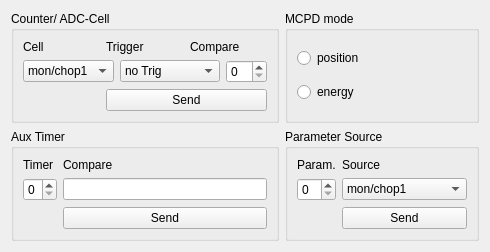
       <widget class="QWidget" name="tab">
        <attribute name="title">
         <string>Settings</string>
        </attribute>
        <layout class="QGridLayout">
         <item row="1" column="1">
          <widget class="Q3GroupBox" name="groupBox9_2_2">
           <property name="toolTip">
            <string/>
           </property>
           <property name="title">
            <string>Parameter Source</string>
           </property>
           <layout class="QGridLayout">
            <item row="0" column="1">
             <widget class="QLabel" name="textLabel1_7_4_2_2">
              <property name="text">
               <string>Source</string>
              </property>
              <property name="wordWrap">
               <bool>false</bool>
              </property>
             </widget>
            </item>
            <item row="0" column="0">
             <widget class="QLabel" name="textLabel1_7_4_2">
              <property name="text">
               <string>Param.</string>
              </property>
              <property name="wordWrap">
               <bool>false</bool>
              </property>
             </widget>
            </item>
            <item row="1" column="1">
             <widget class="QComboBox" name="paramSource">
              <property name="toolTip">
               <string>select parameter source</string>
              </property>
              <item>
               <property name="text">
                <string>mon/chop1</string>
               </property>
              </item>
              <item>
               <property name="text">
                <string>mon/chop2</string>
               </property>
              </item>
              <item>
               <property name="text">
                <string>mon/chop3</string>
               </property>
              </item>
              <item>
               <property name="text">
                <string>mon/chop4</string>
               </property>
              </item>
              <item>
               <property name="text">
                <string>digInput1</string>
               </property>
              </item>
              <item>
               <property name="text">
                <string>digInput2</string>
               </property>
              </item>
              <item>
               <property name="text">
                <string>ADC1,2, DigIn1,2</string>
               </property>
              </item>
              <item>
               <property name="text">
                <string>event counter</string>
               </property>
              </item>
              <item>
               <property name="text">
                <string>master clock</string>
               </property>
              </item>
             </widget>
            </item>
            <item row="1" column="0">
             <widget class="QSpinBox" name="param">
              <property name="toolTip">
               <string>select parameter number</string>
              </property>
              <property name="maximum">
               <number>3</number>
              </property>
             </widget>
            </item>
            <item row="2" column="1">
             <widget class="QPushButton" name="sendParam">
              <property name="toolTip">
               <string>send parameter settings for selected parameter</string>
              </property>
              <property name="text">
               <string>Send</string>
              </property>
             </widget>
            </item>
           </layout>
          </widget>
         </item>
         <item row="0" column="1">
          <widget class="Q3ButtonGroup" name="mcpdModeGroup">
           <property name="title">
            <string>MCPD mode</string>
           </property>
           <layout class="QGridLayout">
            <item row="0" column="0">
             <widget class="QRadioButton" name="radioButton23">
              <property name="text">
               <string>position</string>
              </property>
             </widget>
            </item>
            <item row="1" column="0">
             <widget class="QRadioButton" name="radioButton24">
              <property name="text">
               <string>energy</string>
              </property>
             </widget>
            </item>
           </layout>
          </widget>
         </item>
         <item row="1" column="0">
          <widget class="Q3GroupBox" name="groupBox9_2">
           <property name="toolTip">
            <string/>
           </property>
           <property name="title">
            <string>Aux Timer</string>
           </property>
           <layout class="QGridLayout">
            <item row="0" column="0">
             <widget class="QLabel" name="textLabel1_7_4">
              <property name="text">
               <string>Timer</string>
              </property>
              <property name="wordWrap">
               <bool>false</bool>
              </property>
             </widget>
            </item>
            <item row="0" column="1">
             <widget class="QLabel" name="textLabel1_7_3_2">
              <property name="text">
               <string>Compare</string>
              </property>
              <property name="wordWrap">
               <bool>false</bool>
              </property>
             </widget>
            </item>
            <item row="1" column="0">
             <widget class="QSpinBox" name="timer">
              <property name="toolTip">
               <string>select timer number</string>
              </property>
              <property name="maximum">
               <number>3</number>
              </property>
             </widget>
            </item>
            <item row="1" column="1">
             <widget class="QLineEdit" name="compareAux">
              <property name="toolTip">
               <string>define compare value</string>
              </property>
             </widget>
            </item>
            <item row="2" column="1">
             <widget class="QPushButton" name="sendAux">
              <property name="toolTip">
               <string>send timer setting</string>
              </property>
              <property name="text">
               <string>Send</string>
              </property>
             </widget>
            </item>
           </layout>
          </widget>
         </item>
         <item row="0" column="0">
          <widget class="Q3GroupBox" name="groupBox9">
           <property name="toolTip">
            <string/>
           </property>
           <property name="title">
            <string>Counter/ ADC-Cell</string>
           </property>
           <layout class="QGridLayout">
            <item row="0" column="1">
             <widget class="QLabel" name="textLabel1_7_3">
              <property name="text">
               <string>Trigger</string>
              </property>
              <property name="wordWrap">
               <bool>false</bool>
              </property>
             </widget>
            </item>
            <item row="0" column="2">
             <widget class="QLabel" name="textLabel1_7_2">
              <property name="text">
               <string>Compare</string>
              </property>
              <property name="wordWrap">
               <bool>false</bool>
              </property>
             </widget>
            </item>
            <item row="2" column="1" colspan="2">
             <widget class="QPushButton" name="sendCellButton">
              <property name="toolTip">
               <string>send cell data</string>
              </property>
              <property name="text">
               <string>Send</string>
              </property>
             </widget>
            </item>
            <item row="0" column="0">
             <widget class="QLabel" name="textLabel1_7">
              <property name="text">
               <string>Cell</string>
              </property>
              <property name="wordWrap">
               <bool>false</bool>
              </property>
             </widget>
            </item>
            <item row="1" column="0" colspan="3">
             <layout class="QHBoxLayout">
              <item>
               <widget class="QComboBox" name="cellSource">
                <property name="toolTip">
                 <string>Select counter / ADC cell</string>
                </property>
                <item>
                 <property name="text">
                  <string>mon/chop1</string>
                 </property>
                </item>
                <item>
                 <property name="text">
                  <string>mon/chop2</string>
                 </property>
                </item>
                <item>
                 <property name="text">
                  <string>mon/chop3</string>
                 </property>
                </item>
                <item>
                 <property name="text">
                  <string>mon/chop4</string>
                 </property>
                </item>
                <item>
                 <property name="text">
                  <string>digInput1</string>
                 </property>
                </item>
                <item>
                 <property name="text">
                  <string>digInput2</string>
                 </property>
                </item>
                <item>
                 <property name="text">
                  <string>ADC1</string>
                 </property>
                </item>
                <item>
                 <property name="text">
                  <string>ADC2</string>
                 </property>
                </item>
               </widget>
              </item>
              <item>
               <widget class="QComboBox" name="cellTrigger">
                <property name="toolTip">
                 <string>Select trigger for cell</string>
                </property>
                <item>
                 <property name="text">
                  <string>no Trig</string>
                 </property>
                </item>
                <item>
                 <property name="text">
                  <string>auxTimer1</string>
                 </property>
                </item>
                <item>
                 <property name="text">
                  <string>auxTimer2</string>
                 </property>
                </item>
                <item>
                 <property name="text">
                  <string>auxTimer3</string>
                 </property>
                </item>
                <item>
                 <property name="text">
                  <string>auxTimer4</string>
                 </property>
                </item>
                <item>
                 <property name="text">
                  <string>digInput1</string>
                 </property>
                </item>
                <item>
                 <property name="text">
                  <string>digInput2</string>
                 </property>
                </item>
                <item>
                 <property name="text">
                  <string>compareReg</string>
                 </property>
                </item>
               </widget>
              </item>
              <item>
               <widget class="QSpinBox" name="cellCompare">
                <property name="toolTip">
                 <string>Define compare source for cell</string>
                </property>
                <property name="maximum">
                 <number>22</number>
                </property>
               </widget>
              </item>
             </layout>
            </item>
           </layout>
          </widget>
         </item>
        </layout>
       </widget>
